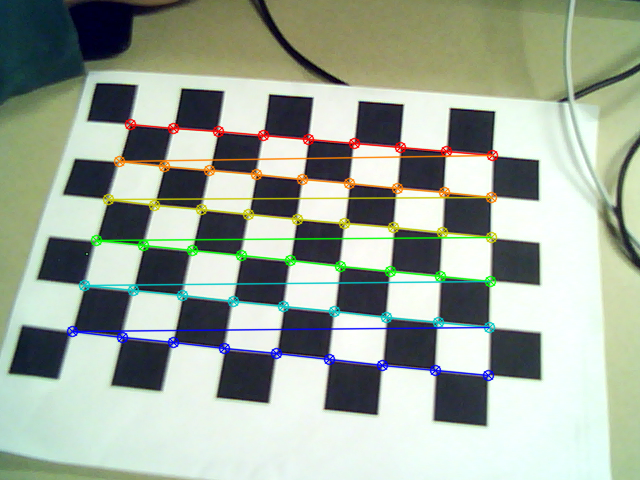
//> input picture Project4 - Augmented Reality/data/Calibrate.heya.004.png, 640 x 480 px, given in place of the camera
$ ./harris ../data/Calibrate.heya.004.png   (built with g++ and OpenCV 4)
//> lines starting //> are read from the running program, lines starting //| are printed output that depends on the picture; after the words box and inside, x2 and y2 are one past the last pixel; in counts of white or black regions, pixels touching at a corner belong together
/*
	Ethan Seal and Henry Doud
	S19

	Compile command (macos)

	clang++ -o vid -I /opt/local/include vidDisplay.cpp -L /opt/local/lib -lopencv_core -lopencv_highgui -lopencv_video -lopencv_videoio

	use the makefiles provided

	make vid

*/
#include <cstdio>
#include <opencv2/opencv.hpp>
#include <iostream>
#include <fstream>
#include <string>

using namespace cv;
Mat camMat = Mat::zeros(3,3, CV_32FC1);
std::vector<float> distortLine;

void readFile(std::string filename){
//> called with filename = "writeout.txt"
    std::string line;
	std::ifstream nameFileout;

	nameFileout.open(filename);
	if (!nameFileout){
		std::cout << "unable to open\n";
		exit(1);
	}

    bool loopMat = true;
    int i = 0;
    int j = 0;
	while (std::getline(nameFileout, line))
	{
		std::stringstream ss(line);
        float value;

        ss.ignore(); // ignore '['

        while ((ss >> value)){
            if (loopMat){ //camera matrix
                ::camMat.at<float>(j,i) = value;
                if (ss.peek() == ',' || ss.peek() == ' '){
                    ss.ignore();
                    i++;
                }
                else if (ss.peek() == ';'){ // new row
                    ss.ignore();
                    j++;
                    i=0;
                }
                else if (ss.peek() == ']'){ // break at end of matrix
                    loopMat = false;
                }
            }

            else{ // distort
                ::distortLine.push_back(value);
                if (ss.peek() == ',' || ss.peek() == ' ')
                    ss.ignore();
            }

        };

        std::cout << ::camMat << "\n";
        std::cout << "distort:\n";
        for (i=0;i<distortLine.size();i++){
            std::cout << distortLine[i] << ", ";
        }
        std::cout << "\n";


	}
	nameFileout.close();

}

int main(int argc, char *argv[]) {

    readFile("writeout.txt");
    std::cout << "camMat\n" << ::camMat << "\n";

    cv::VideoCapture *capdev;
	char label[256];
	int quit = 0;
	int frameid = 0;
	char buffer[256];
	std::vector<int> pars;

	pars.push_back(5);

	if( argc < 2 ) {
	    printf("Usage: %s <label>\n", argv[0]);
	    exit(-1);
	}

	// open the video device
	capdev = new cv::VideoCapture(0);
	if( !capdev->isOpened() ) {
		printf("Unable to open video device\n");
		return(-1);
	}

	strcpy(label, argv[1]);

	cv::Size refS( (int) capdev->get(cv::CAP_PROP_FRAME_WIDTH ),
		       (int) capdev->get(cv::CAP_PROP_FRAME_HEIGHT));

	printf("Expected size: %d %d\n", refS.width, refS.height);

	cv::namedWindow("Video", 1); // identifies a window?
    Mat frame, gray, dst, dst_norm, dst_norm_scaled;
    Mat labels, stats, centroids, dstThresh;


	for(;!quit;) {
		*capdev >> frame; // get a new frame from the camera, treat as a stream
//> frame is the input picture: 480 rows x 640 cols, CV_8UC3; mean B, G, R 154.9, 168.8, 158.3

		if( frame.empty() ) {
		  printf("frame is empty\n");
		  break;
		}

	    cvtColor(frame, gray, CV_BGR2GRAY);
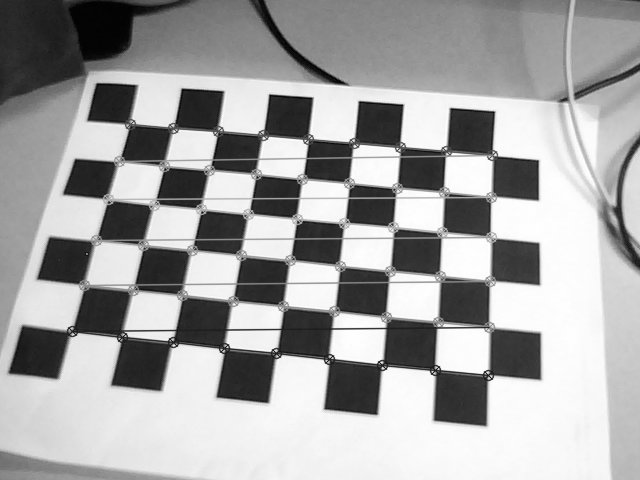
//> gray: 480 rows x 640 cols, CV_8UC1; min 0, max 255, mean 164
        dst = Mat::zeros( frame.size(), CV_32FC1 );

        int blockSize = 2;
        int apertureSize = 3;
        double k = 0.04;

        //get the harris corner matrix
        cornerHarris(gray, dst, blockSize, apertureSize, k, BORDER_DEFAULT);
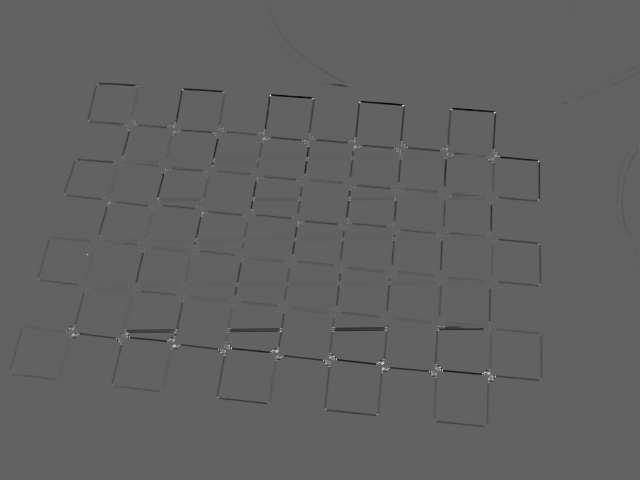
//> dst: 480 rows x 640 cols, CV_32FC1; min -0.0106, max 0.017, mean -7.75e-05; drawn with min black and max white


        Mat dstCopy = dst.clone();

        //loop over every pixel
        //if it's not a local max, set it to 0
        for (int i=0; i<dst.rows; i++){
            for (int j=0; j<dst.cols; j++){
                for (int x=-1; x<2; x++){
                    for (int y=-1; y<2; y++){
                        if (x!=0 && y!=0){
                            if (dst.at<float>(i,j) <= dst.at<float>(i+x,j+y)){
                                dstCopy.at<float>(i,j) = 0;
                            }
                        }
                    }
                }
            }
        }
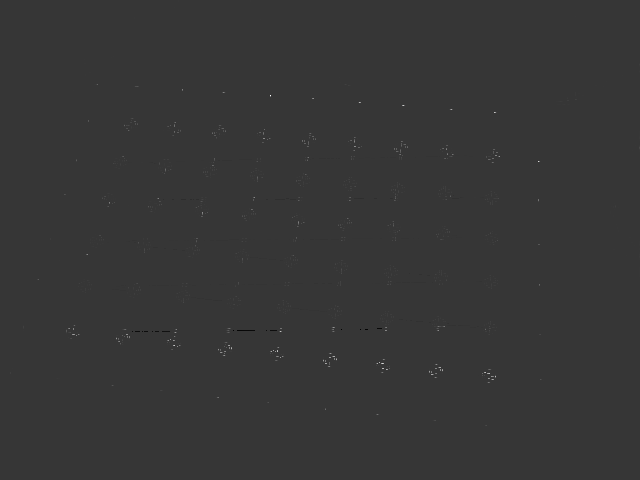
//> dstCopy: 480 rows x 640 cols, CV_32FC1; min -0.00466, max 0.017, mean 8.43e-06; drawn with min black and max white

        //morphology to prevent weird errors with normalizing/drawing circles / help with normalization
        morphologyEx(dstCopy, dstCopy, MORPH_CLOSE, getStructuringElement(MORPH_RECT,Size(5,5)));
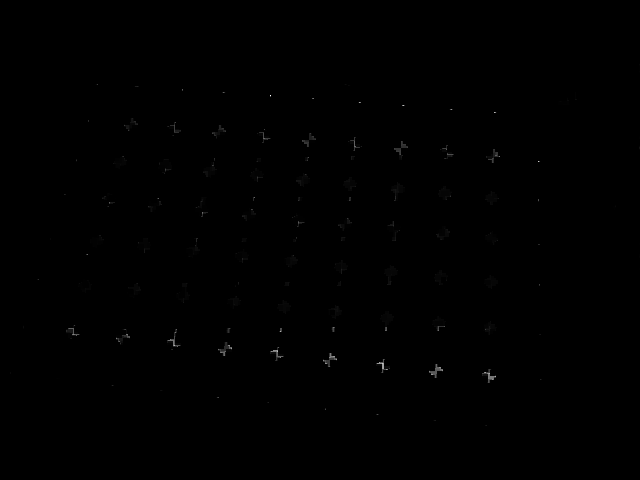
//> dstCopy: 480 rows x 640 cols, CV_32FC1; min 0, max 0.017, mean 2.19e-05; drawn with min black and max white

        //normalization
        normalize( dstCopy, dst_norm, 0, 255, NORM_MINMAX, CV_32FC1, Mat() );
        convertScaleAbs( dst_norm, dst_norm_scaled );

        //draw a circle on all of the corners that come out of the above process
        for (int i=0; i<dst.rows; i++){
            for (int j=0; j<dst.cols; j++){
                if (dst_norm.at<float>(i,j) > 10){
                    circle(frame, Point(j,i), 5, Scalar({0,255,0}), 3);
                }
            }
        }
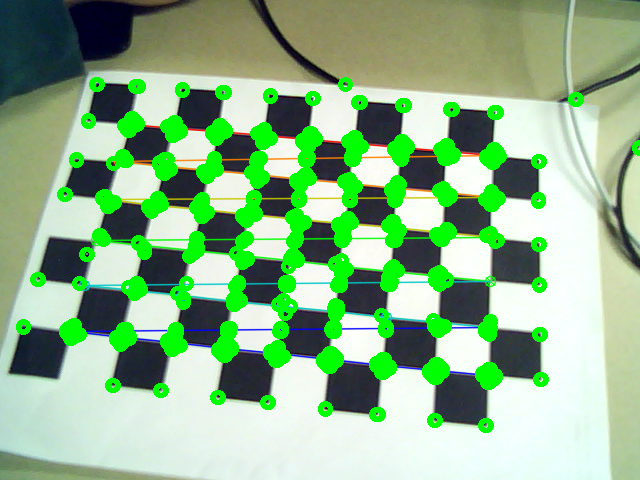
//> frame: 480 rows x 640 cols, CV_8UC3; 11.51% of pixels changed, all inside (x1, y1, x2, y2) = (16, 77, 640, 433)

        /// Showing the result
        namedWindow("Window", CV_WINDOW_AUTOSIZE );
        // std::cout << dst_norm_scaled << "\n\n\n\n\n\n\n\n";
        imshow( "Window", dst_norm_scaled );

		imshow("Video", frame);

		int key = cv::waitKey(10);
		switch(key) {
			case 'q':
				quit = 1;
				break;

			case 'c': // capture a photo if the user hits c
				sprintf(buffer, "../data/%s.%03d.png", label, frameid++);
				cv::imwrite(buffer, frame, pars);
				printf("Image written: %s\n", buffer);
				break;
		}

	}

	// terminate the video capture
	printf("Terminating\n");
	delete capdev;

	return(0);
}
